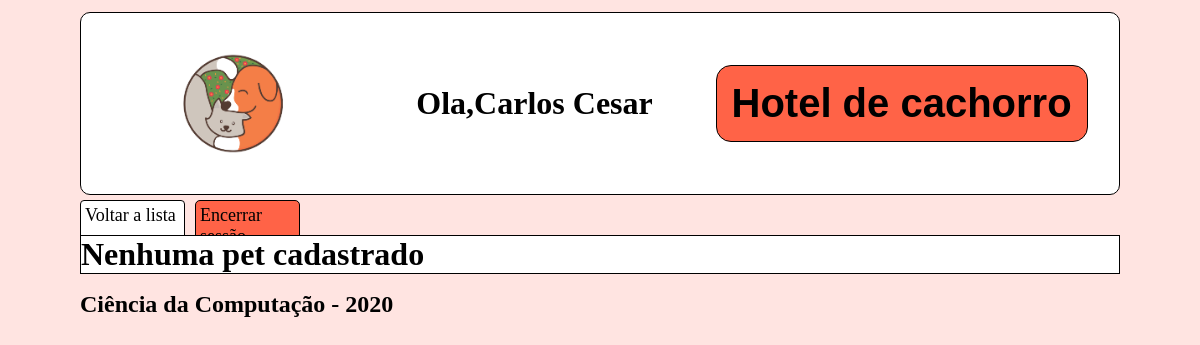
The app's page /todos-pets/ (signed in), older data.
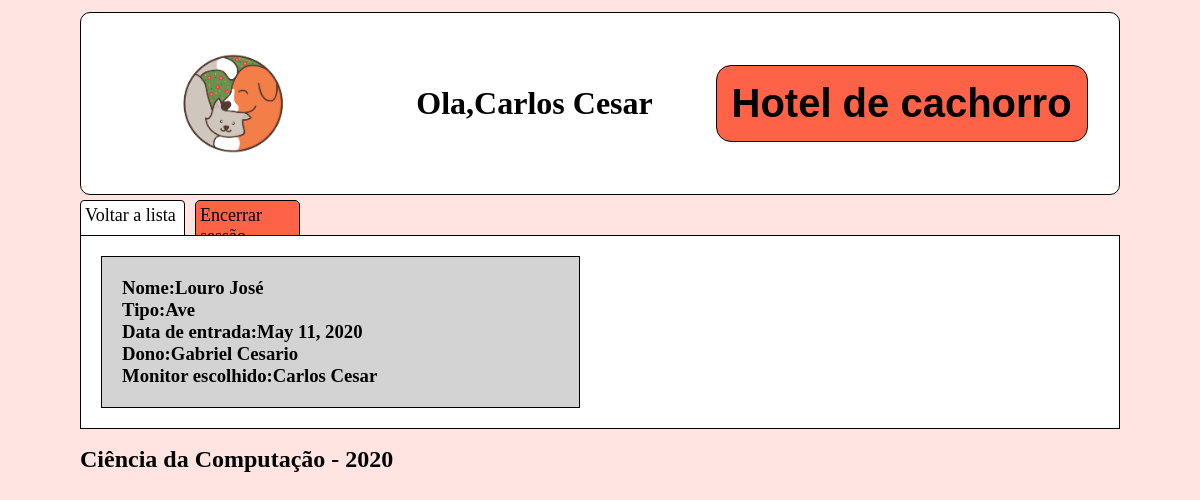
The same page, newer data.
### cliente/models.py (models this page shows, shortened)
class Pet(models.Model):
    _nome_pet = models.CharField("Nome do pet",max_length=30,blank=False,null=False)
    _tipo = models.CharField("Tipo",max_length=50,blank=False,null=False,default="Cachorro")
    _porte = models.PositiveIntegerField("porte do mascote",choices=PORTE_MASCOTE,default=PEQUENO)
    _especie = models.CharField("Espécie:",max_length=50,blank=False,null=True)
    _racao = models.CharField("Ração",max_length=30,blank=False, null=False)
    data_entrada = models.DateField(verbose_name="Data de entrada",auto_now_add=True)
    dono = models.ForeignKey(Cliente, verbose_name="Dono",on_delete=models.CASCADE,blank=False)
    _servicos = models.TextField("Serviços",max_length=400,blank=True)
    class Meta:
        verbose_name = 'mascote'
        verbose_name_plural = 'mascotes'
    @property
    def nome_pet(self):
        if self._nome_pet:
            return self._nome_pet
        return str(self.id)
    @property
    def tipo(self):
        return self._tipo
    @property
    def porte(self):
        for code,label in PORTE_MASCOTE:
            if self._porte == code:
                break
        return label
    @porte.setter
    def porte(self,valor):
        if valor == 'Pequeno':
            self._porte = PEQUENO
        elif valor == 'Medio':
            self._porte = MEDIO
        elif valor == 'Grande':
            self._porte = GRANDE
        else:
            raise ValueError('Porte inválido, selecione entre pequeno(P ou p),médio(m ou M) ou grande(g ou G)')
    @property
    def especie(self):
        return self._especie
    @property
    def racao(self):
        return self._racao
    @property
    def servicos(self):
        return self._servicos

class Pessoa(models.Model):
    _CPF = models.CharField(max_length=16, blank=False,null=False, default=0)
    _nome = models.CharField("Nome",max_length=100,blank=False,null=False)
    _email = models.EmailField("E-Mail",max_length=200,blank=True, null=False, unique=True)
    _tel = models.CharField("Telefone",max_length=20,blank=True,null=True)
    user = models.OneToOneField(User, verbose_name="Usuario",on_delete=models.CASCADE, null=True)
    class Meta:
        abstract = True
    @property
    def nome(self):
        return self._nome
    @property
    def CPF(self):
        return self._CPF
    @property
    def email(self):
        return self._email
    @property
    def tel(self):
        return self._tel

class Cliente(Pessoa):
    monitor_escolhido = models.ForeignKey(Monitor, verbose_name="Monitor responsável", on_delete=models.CASCADE, null=True,blank=True)
    class Meta:
        verbose_name = 'cliente'
        verbose_name_plural = 'clientes'

### cliente/views.py (the view)
# urls.py: path('todos-pets/', views.hotel_pets),
@login_required(login_url='/login/')
def hotel_pets(request):
    monitor = Monitor.objects.get(user = request.user)
    cliente = Cliente.objects.all()
    pet = Pet.objects.all()
    return render(request, 'todos-pets.html',{'pet':pet,'monitor':monitor,'cliente':cliente})

### cliente/templates/todos-pets.html (shortened to what this page needs)
{%load static%}
<!DOCTYPE html>
<html lang="en">
<head>
</head>
<body>
    <div class="header">
            <img class="logo" src="{% static 'logo.png' %}" alt="My image">
            <h1 class="user">Ola,{{monitor.nome}}</h1>
            <h1 class="title">Hotel de cachorro</h1>
    </div>
    <div class="nav">
            <ul class="nav-1">
                <li class='cadastro'><a href="/monitor/">Voltar a lista</a></li>
                <li class='logout'><a href="/logout/">Encerrar sessão</a></li>
            </ul>
    </div>
    <div class="conteudo">
        {%if pet%}
            {%for x in pet %}
            <div class="pet">
                <h3>Nome:{{x.nome_pet}}</h3>
                <h3>Tipo:{{x.tipo}}</h3>
                <h3>Data de entrada:{{x.data_entrada}}</h3>
                <h3>Dono:{{x.dono.nome}}</h3>
                <h3>Monitor escolhido:{{x.dono.monitor_escolhido.nome}}</h3>
            </div>
            {%endfor%}
        {%else%}
            <h1>Nenhuma pet cadastrado</h1>
        {%endif%}
       </div>
    <div class="footer">
        <footer>
            <h2>Ciência da Computação - 2020</h2>
        </footer>
    </div>
</body>
</html>

Row changes from the older to the newer data that the page shows:
added Pet: nome_pet "Louro José", tipo "Ave", data_entrada "May 11, 2020", dono.nome "Gabriel Cesario", dono.monitor_escolhido.nome "Carlos Cesar"
Text that changed along with them:
text no longer shown: "Nenhuma pet cadastrado"
